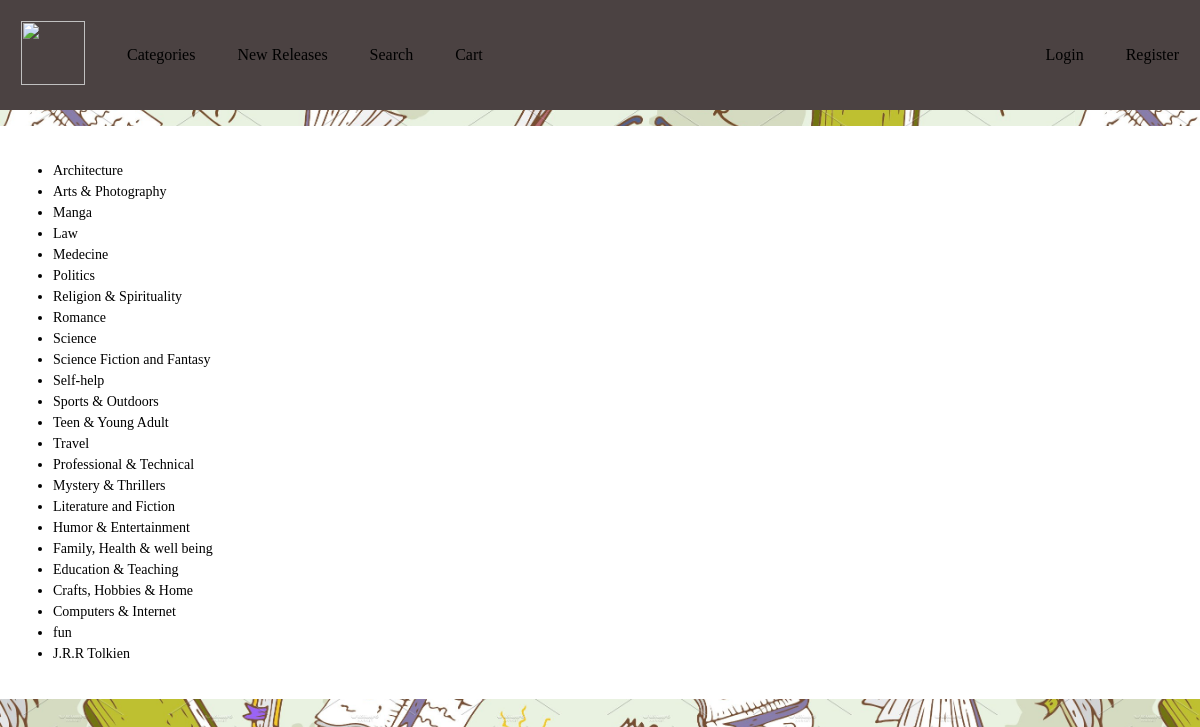
The app's page /category.php with its own data.
### tables this page shows
CREATE TABLE `categories` (
  `id` int(11) NOT NULL AUTO_INCREMENT,
  `name` varchar(255) NOT NULL,
  PRIMARY KEY (`id`)
);

### php/DAL.class.php (called while the page is built, shortened)
<?php
class DAL{
	private $servername = "localhost";
	private $username="sako";
	private $password="123";
	public $dbname="elibrary";
	public function getData($sql)
	{
		$conn = @new mysqli($this->servername,$this->username,$this->password,$this->dbname);
		if ($conn->connect_error) {
			die('Connect Error: ' . $mysqli->connect_error);
		   	throw new Exception("");
		}else{
				$result =$conn->query($sql);
				if(!$result)
				{
					throw new Exception("");
				}else{
					$rows = array();
					if($result->num_rows > 0) {
						while($row = mysqli_fetch_assoc($result)) {
							$rows[] = $row;
						}
						$json = json_encode($rows);
						return $json;
					}
				}
		}
	}
}
?>

### category.php (the view, shortened to what this page needs)
<?php
  require("php/DAL.class.php");
  $conn = new DAL();
  $sql = "SELECT id, name FROM categories";
  $data = $conn->getData($sql);
  $array = json_decode($data);
?>
<!DOCTYPE html>
<html lang="en">
  <head>
    <?php require("head.php") ?>
  </head>
  <body>
  <?php
    require("header.php");
  ?>
    <div class="" style="background: white;">
      <ul class="categories">
        <?php
          foreach ($array as $link) {
            echo '<li> <a href="category_search.php?id='.$link->id.'">'.$link->name.'</a> </li>';
          }
        ?>
      </ul>
    </div>
  </body>
</html>

### head.php (shortened to what this page needs)
<link rel="stylesheet" href="css/main.css" />

### header.php (shortened to what this page needs)
<header class="flex" style="justify-content: left;">
      <ul class="nav">
        <li>
          <a href="index.php">
            <img src="assets/logo.png" alt="" width="64" height="64" />
          </a>
        </li>
        <?php if (isset($_SESSION["type"]) && $_SESSION["type"] == 2) { ?>
          <li>
            <a href="manage_books.php">Manage books</a>
          </li>
          <li>
            <a href="manage_categories.php">Manage categories</a>
          </li>
          <li>
            <a href="manage_authors.php">Manage authors</a>
          </li>
          <li>
            <a href="manage_users.php">Manage users</a>
          </li>
        <?php } else { ?>
          <li>
            <a href="category.php">
              Categories
            </a>
          </li>
          <li>
            <a href="new.php">
              New Releases
            </a>
          </li>
          <li>
            <a href="search.php">
              Search
            </a>
          </li>
          <li>
            <a href="cart.php">
              Cart
            </a>
          </li>
        <?php } ?>
        <li>
        </li>
      </ul>
      <ul class="nav" style="margin-left: auto;">
        <?php if (!isset($_SESSION["id"])) { ?>
            <li>
              <a href="login.php">Login</a>
            </li>
            <li>
              <a href="register.php">Register</a>
            </li>
        <?php } ?>
          </ul>
</header>

### css/main.css (style rules this page uses)
body { margin: 0; padding: 0; background-image: url("../assets/background.jpeg"); background-size: contain; background-color: rgba(0, 0, 0, 0); }
* { box-sizing: border-box; }
header { width: 100%; height: 100%; background: #4b4242; }
.nav li { display: inline-block; padding: 5px; margin: 1rem; }
li a { color: black; text-decoration: none; }
.nav { margin: 0; padding-left: 0; display: flex; align-items: center; list-style: none; }
.flex { display: flex; justify-content: center; align-items: center; flex-flow: row wrap; }
.categories { color: black; text-decoration: none; font-size: 14px; margin: 1rem; padding: 2rem; }
.categories li { margin: 5px; }

### records on screen
categories: name "Architecture"
categories: name "Arts & Photography"
categories: name "Manga"
categories: name "Law"
categories: name "Medecine"
categories: name "Politics"
categories: name "Religion & Spirituality"
categories: name "Romance"
categories: name "Science"
categories: name "Science Fiction and Fantasy"
categories: name "Self-help"
categories: name "Sports & Outdoors"
categories: name "Teen & Young Adult"
categories: name "Travel"
categories: name "Professional & Technical"
categories: name "Mystery & Thrillers"
categories: name "Literature and Fiction"
categories: name "Humor & Entertainment"
categories: name "Family, Health & well being"
categories: name "Education & Teaching"
categories: name "Crafts, Hobbies & Home"
categories: name "Computers & Internet"
categories: name "fun"
categories: name "J.R.R Tolkien"
